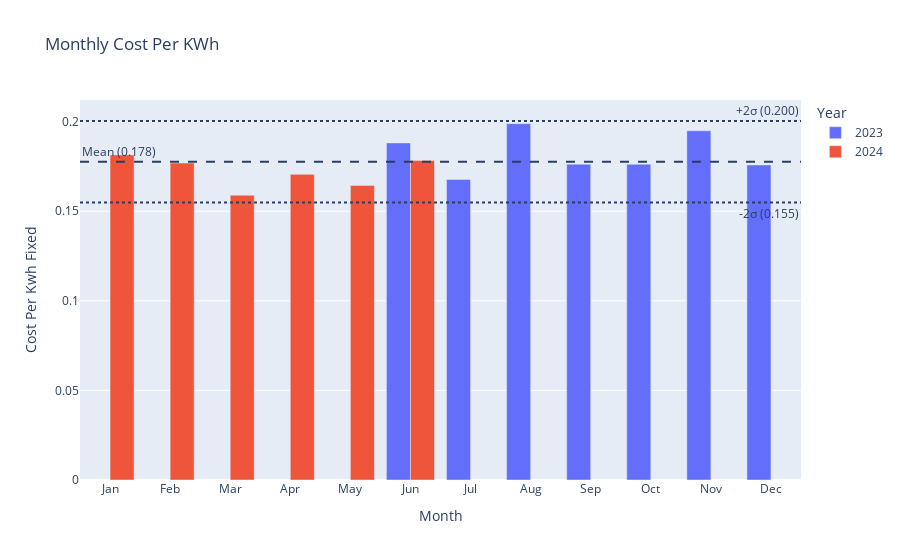

Write notebook code for a chart like this one.
### Code cell
plot_monthly_by_year(df, "cost_per_kwh_fixed", title="Monthly Cost Per KWh")

### Figure 1 — Plotly figure (JSON) as saved in the notebook; plotly's stock layout.template omitted (floating-point values rounded to 4 significant figures)
{"data": [{"alignmentgroup": "True", "hovertemplate": "Year=2023<br>Month=%{x}<br>Cost Per Kwh Fixed=%{y}<extra></extra>", "legendgroup": "2023", "marker": {"color": "#636efa", "pattern": {"shape": ""}}, "name": "2023", "offsetgroup": "2023", "orientation": "v", "showlegend": true, "textposition": "auto", "type": "bar", "x": [6, 7, 8, 9, 10, 11, 12], "xaxis": "x", "y": [0.1881, 0.1677, 0.1989, 0.1762, 0.1762, 0.1949, 0.1758], "yaxis": "y"}, {"alignmentgroup": "True", "hovertemplate": "Year=2024<br>Month=%{x}<br>Cost Per Kwh Fixed=%{y}<extra></extra>", "legendgroup": "2024", "marker": {"color": "#EF553B", "pattern": {"shape": ""}}, "name": "2024", "offsetgroup": "2024", "orientation": "v", "showlegend": true, "textposition": "auto", "type": "bar", "x": [1, 2, 3, 4, 5, 6], "xaxis": "x", "y": [0.1814, 0.1769, 0.1589, 0.1705, 0.1644, 0.1784], "yaxis": "y"}], "layout": {"annotations": [{"showarrow": false, "text": "Mean (0.178)", "x": 0, "xanchor": "left", "xref": "x domain", "y": 0.1776, "yanchor": "bottom", "yref": "y"}, {"showarrow": false, "text": "+2σ (0.200)", "x": 1, "xanchor": "right", "xref": "x domain", "y": 0.2003, "yanchor": "bottom", "yref": "y"}, {"showarrow": false, "text": "-2σ (0.155)", "x": 1, "xanchor": "right", "xref": "x domain", "y": 0.1548, "yanchor": "top", "yref": "y"}], "barmode": "group", "legend": {"title": {"text": "Year"}, "tracegroupgap": 0}, "shapes": [{"line": {"dash": "dash"}, "type": "line", "x0": 0, "x1": 1, "xref": "x domain", "y0": 0.1776, "y1": 0.1776, "yref": "y"}, {"line": {"dash": "dot"}, "type": "line", "x0": 0, "x1": 1, "xref": "x domain", "y0": 0.2003, "y1": 0.2003, "yref": "y"}, {"line": {"dash": "dot"}, "type": "line", "x0": 0, "x1": 1, "xref": "x domain", "y0": 0.1548, "y1": 0.1548, "yref": "y"}], "title": {"text": "Monthly Cost Per KWh"}, "xaxis": {"anchor": "y", "domain": [0, 1], "tickmode": "array", "ticktext": ["Jan", "Feb", "Mar", "Apr", "May", "Jun", "Jul", "Aug", "Sep", "Oct", "Nov", "Dec"], "tickvals": [1, 2, 3, 4, 5, 6, 7, 8, 9, 10, 11, 12], "title": {"text": "Month"}}, "yaxis": {"anchor": "x", "domain": [0, 1], "title": {"text": "Cost Per Kwh Fixed"}}}}
